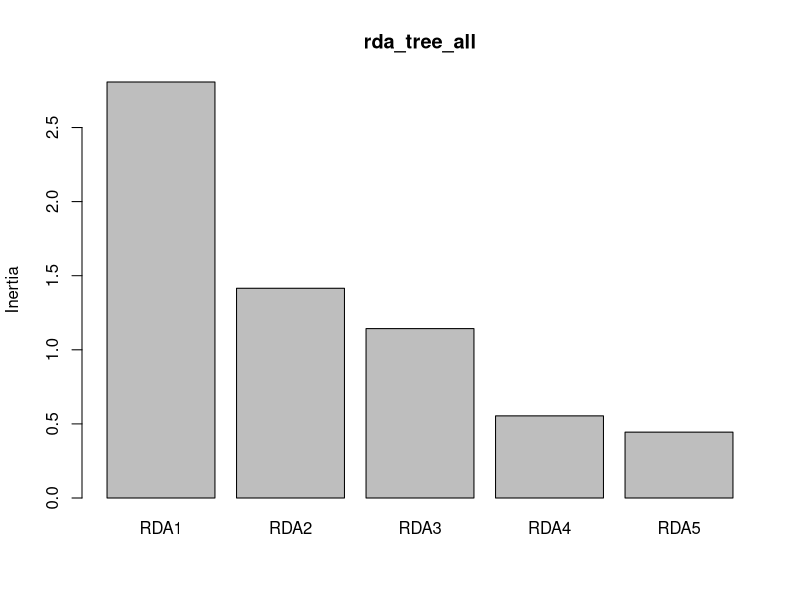
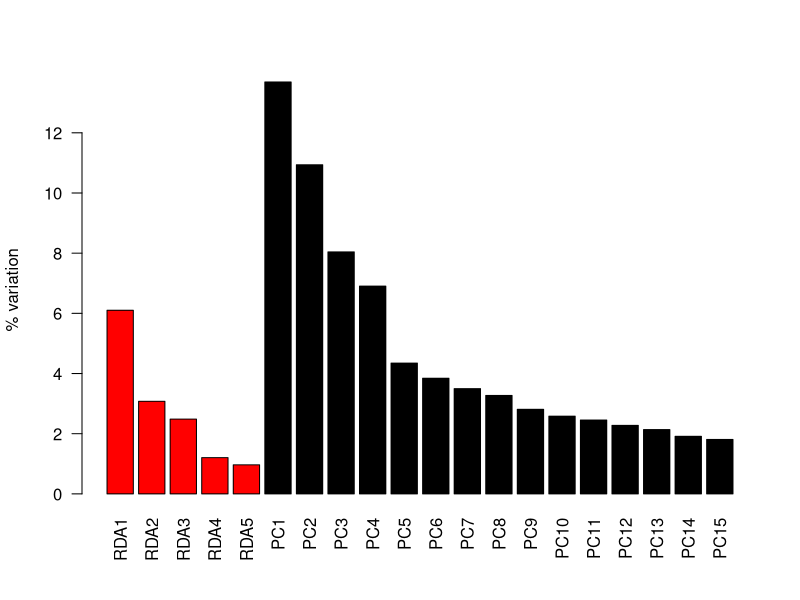
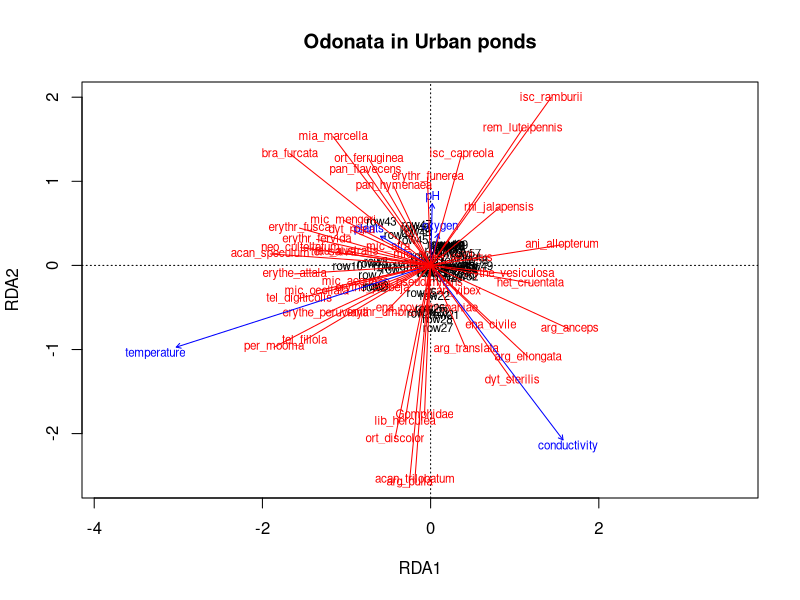

Generate these figures, in order, with R:
## ---- chunk 1

library(ggplot2)
library(dplyr)
library(vegan)

## ---- chunk 2

species=read.csv("data/RDA_species.csv", header=T, row.names=NULL, sep=",")
env=read.csv("data/RDA_environmetal.csv", header=T, row.names=NULL, sep=",")

## ---- chunk 3

all.equal(rownames(species), rownames(env))

## ---- chunk 4
species_1 <- select(species, -site)
env_1 <- select(env, -site)

## ---- chunk 5
species_2 <- decostand(species_1, method = "hellinger")

## ---- chunk 6
rda_tree_all = rda(species_2 ~ temperature + pH +
                 oxygen + conductivity + plants, data= env_1, scale=T)
rda_tree_all
## ---- chunk 7
summary(rda_tree_all)

head (summary (rda_tree_all))
## ---- chunk 8
vif.cca(rda_tree_all)

## ---- chunk 9
screeplot(rda_tree_all)

## ---- chunk 10
constrained_eig <- rda_tree_all$CCA$eig/rda_tree_all$tot.chi*100
unconstrained_eig <- rda_tree_all$CA$eig/rda_tree_all$tot.chi*100
expl_var <- c(constrained_eig, unconstrained_eig)
barplot (expl_var[1:20], col = c(rep ('red', length (constrained_eig)), rep ('black', length (unconstrained_eig))),
         las = 2, ylab = '% variation')

## ---- chunk 11
plot(rda_tree_all, scaling=1, main="Odonata in Urban ponds")
spe.sc <- scores(rda_tree_all, choices=1:2, scaling=1, display="sp")
arrows(0,0,spe.sc[,1], spe.sc[,2], length=0, lty=1, col='red')
## ---- chunk 12
(R2 <- RsquareAdj(rda_tree_all)$r.squared)

(R2adj <- RsquareAdj(rda_tree_all)$adj.r.squared)

## ---- chunk 13
set.seed(1)

anova.cca(rda_tree_all, by='axis', step=1000)
## ---- chunk 14
anova.cca(rda_tree_all, by='terms', step=1000)
